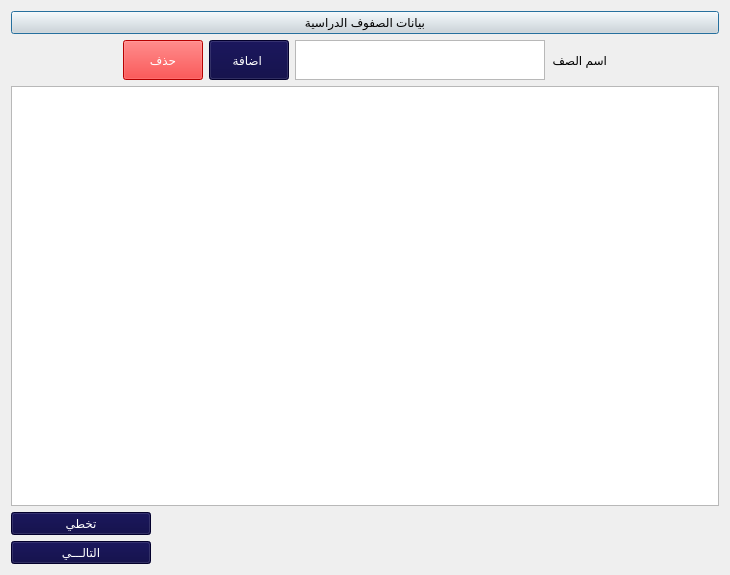
<?xml version="1.0" encoding="UTF-8"?>
<ui version="4.0">
 <class>Dialog</class>
 <widget class="QDialog" name="Dialog">
  <property name="geometry">
   <rect>
    <x>0</x>
    <y>0</y>
    <width>730</width>
    <height>575</height>
   </rect>
  </property>
  <property name="windowTitle">
   <string>التهيئة</string>
  </property>
  <layout class="QGridLayout" name="gridLayout_2">
   <item row="0" column="0">
    <layout class="QHBoxLayout" name="horizontalLayout_2" stretch="85">
     <property name="leftMargin">
      <number>0</number>
     </property>
     <property name="topMargin">
      <number>0</number>
     </property>
     <item>
      <layout class="QVBoxLayout" name="verticalLayout_2" stretch="0,0,0">
       <item>
        <widget class="QPushButton" name="labAddClassRoom">
         <property name="styleSheet">
          <string notr="true">background-color:rgb(223, 221, 220);
color:rgb(0, 0, 0);

font: 18pt &quot;Mohammad Annoktah&quot;;</string>
         </property>
         <property name="text">
          <string>بيانات الصفوف الدراسية</string>
         </property>
        </widget>
       </item>
       <item>
        <layout class="QHBoxLayout" name="horizontalLayout">
         <item>
          <spacer name="horizontalSpacer_2">
           <property name="orientation">
            <enum>Qt::Horizontal</enum>
           </property>
           <property name="sizeHint" stdset="0">
            <size>
             <width>40</width>
             <height>20</height>
            </size>
           </property>
          </spacer>
         </item>
         <item>
          <widget class="QPushButton" name="btnDeleteClasses">
           <property name="maximumSize">
            <size>
             <width>130</width>
             <height>50</height>
            </size>
           </property>
           <property name="styleSheet">
            <string notr="true">background-color:rgb(255, 0, 0);
color:rgb(255, 255, 255);
font: 15pt &quot;Mohammad Annoktah&quot;;</string>
           </property>
           <property name="text">
            <string>حذف</string>
           </property>
           <property name="icon">
            <iconset>
             <normaloff>icons/delete3.svg</normaloff>icons/delete3.svg</iconset>
           </property>
           <property name="iconSize">
            <size>
             <width>35</width>
             <height>35</height>
            </size>
           </property>
          </widget>
         </item>
         <item>
          <widget class="QPushButton" name="btnAddClasses">
           <property name="maximumSize">
            <size>
             <width>130</width>
             <height>50</height>
            </size>
           </property>
           <property name="styleSheet">
            <string notr="true">background-color:rgb(4, 0, 62);
color:rgb(255, 255, 255);
font: 15pt &quot;Mohammad Annoktah&quot;;</string>
           </property>
           <property name="text">
            <string>اضافة </string>
           </property>
           <property name="icon">
            <iconset>
             <normaloff>icons/add-to-28.svg</normaloff>icons/add-to-28.svg</iconset>
           </property>
           <property name="iconSize">
            <size>
             <width>40</width>
             <height>40</height>
            </size>
           </property>
          </widget>
         </item>
         <item>
          <widget class="QTextEdit" name="txtClassName">
           <property name="maximumSize">
            <size>
             <width>250</width>
             <height>40</height>
            </size>
           </property>
           <property name="layoutDirection">
            <enum>Qt::RightToLeft</enum>
           </property>
           <property name="styleSheet">
            <string notr="true">font: 75 11pt &quot;MS Shell Dlg 2&quot;;</string>
           </property>
          </widget>
         </item>
         <item>
          <widget class="QLabel" name="label">
           <property name="maximumSize">
            <size>
             <width>100</width>
             <height>40</height>
            </size>
           </property>
           <property name="styleSheet">
            <string notr="true">font: 10pt &quot;Mohammad Annoktah&quot;;</string>
           </property>
           <property name="text">
            <string>اسم الصف</string>
           </property>
          </widget>
         </item>
         <item>
          <spacer name="horizontalSpacer">
           <property name="orientation">
            <enum>Qt::Horizontal</enum>
           </property>
           <property name="sizeHint" stdset="0">
            <size>
             <width>40</width>
             <height>20</height>
            </size>
           </property>
          </spacer>
         </item>
        </layout>
       </item>
       <item>
        <layout class="QGridLayout" name="gridLayout">
         <item row="0" column="0">
          <widget class="QListWidget" name="listClasses">
           <property name="layoutDirection">
            <enum>Qt::RightToLeft</enum>
           </property>
           <property name="styleSheet">
            <string notr="true">font: 75 11pt &quot;MS Shell Dlg 2&quot;;</string>
           </property>
          </widget>
         </item>
         <item row="2" column="0">
          <widget class="QPushButton" name="btnSkipClasses">
           <property name="maximumSize">
            <size>
             <width>140</width>
             <height>60</height>
            </size>
           </property>
           <property name="styleSheet">
            <string notr="true">background-color:rgb(4, 0, 62);
color:rgb(255, 255, 255);
font: 15pt &quot;Mohammad Annoktah&quot;;</string>
           </property>
           <property name="text">
            <string>تخطي</string>
           </property>
           <property name="icon">
            <iconset>
             <normaloff>icons/arrow-left.png</normaloff>icons/arrow-left.png</iconset>
           </property>
           <property name="iconSize">
            <size>
             <width>30</width>
             <height>30</height>
            </size>
           </property>
          </widget>
         </item>
         <item row="3" column="0">
          <widget class="QPushButton" name="btnSaveClasses">
           <property name="maximumSize">
            <size>
             <width>140</width>
             <height>60</height>
            </size>
           </property>
           <property name="styleSheet">
            <string notr="true">background-color:rgb(4, 0, 62);
color:rgb(255, 255, 255);
font: 15pt &quot;Mohammad Annoktah&quot;;</string>
           </property>
           <property name="text">
            <string>التالـــي</string>
           </property>
           <property name="icon">
            <iconset>
             <normaloff>icons/arrowLeft.png</normaloff>icons/arrowLeft.png</iconset>
           </property>
           <property name="iconSize">
            <size>
             <width>35</width>
             <height>35</height>
            </size>
           </property>
          </widget>
         </item>
        </layout>
       </item>
      </layout>
     </item>
    </layout>
   </item>
  </layout>
 </widget>
 <resources/>
 <connections/>
</ui>
